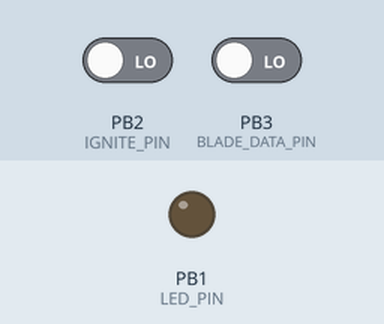
A sketch run on a simulated ATtiny85, built with avr-gcc and run on an emulated ATtiny85. Shown: output pins drawn as LEDs (lit = HIGH). The inputs (shaded band) are chosen by the test bench; at power-on: PB2 (IGNITE_PIN) LOW, PB3 (BLADE_DATA_PIN) LOW.

Above: at 4.2 s.
4.3 s: PB2 (IGNITE_PIN) driven HIGH
At 4.55 s:
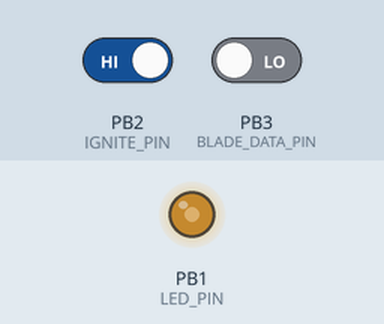
7.3 s: PB3 (BLADE_DATA_PIN) driven HIGH
9.1 s: PB3 (BLADE_DATA_PIN) driven LOW
At 12.0 s:
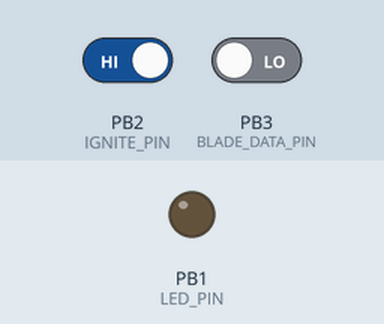
12.1 s: PB2 (IGNITE_PIN) driven LOW
At 13.2 s:
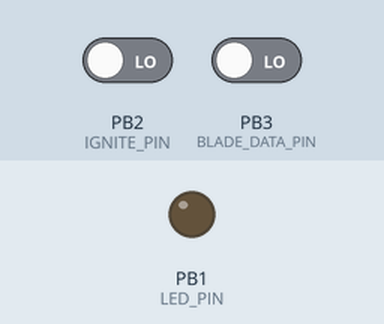
Timing chart, 0 to 14.6 s (numbered marks = the images above; inputs shaded):
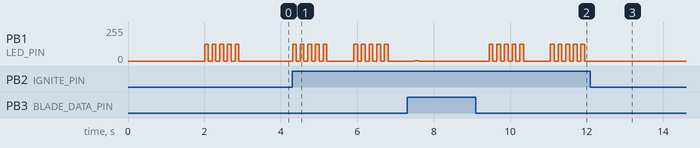

Measured:
- after the input at 4.3 s, PB1 (LED_PIN): goes 4 × (127/255 0.10 s, 0/255 0.10 s), 127/255 0.10 s, 0/255 0.70 s, 4 × (127/255 0.10 s, 0/255 0.10 s), 127/255 0.10 s, then 0/255, starting at once
- after the input at 9.1 s, PB1 (LED_PIN): goes 4 × (127/255 0.10 s, 0/255 0.10 s), 127/255 0.10 s, 0/255 0.70 s, 4 × (127/255 0.10 s, 0/255 0.10 s), 127/255 0.10 s, then 0/255, starting after 0.35 s
- after the input at 12.1 s, PB1 (LED_PIN): stops changing and stays 0/255

The sketch:

Lightsaber-Hilt-Logic-Board.ino
```cpp
//
// NOTE: burn bootloader first when setting/changing the internal clock frequency
//
//
// LED is on pin 1
// PWMing on pin 1 with analogWrite() is possible, but calls to delay(), micros(), and millis() must be avoided
// as the timer used for those functions is also used for pin 1 PWMs
//
// delay_x() is the same as delay(), but uses the delayMicroseconds() function, which does not use a timer, but
// rather uses processor clock ticks.
//
// delay_x() is probably not as precise as delay(), but it is good enough for our purposes
//

#define LED_PIN 1
#define IGNITE_PIN 2
#define BLADE_DATA_PIN 3

#define SIG_PREAMBLE_DLY      17    // ms
#define SIG_SHORT             1200  // uS
#define SIG_LONG              2400  // uS
#define SIG_ACTIVE            LOW
#define SIG_IDLE              HIGH

#define SIG_COLOR_WHITE       0x00  // these are savi lightsaber/kyber crystal color table colors
#define SIG_COLOR_RED         0x01
#define SIG_COLOR_ORANGE      0x02  // orange color seen in hilt, but unsupported by blade; produces yellow
#define SIG_COLOR_YELLOW      0x03
#define SIG_COLOR_GREEN       0x04
#define SIG_COLOR_TEAL        0x05  // teal color seen in hilt, but unsupported by blade; produces blue
#define SIG_COLOR_BLUE        0x06
#define SIG_COLOR_PURPLE      0x07
#define SIG_COLOR_DARK_PURPLE 0x08  // would expect white; could be an error in code on the blade microcontroller
                                    // 0x09-0x0F repeat this color pattern, no need to include them here

#define SIG_CMD_0             0x00  // ?? seems to do nothing
#define SIG_CMD_0_LEGACY      0x10
#define SIG_CMD_ON            0x20  // ignite, 2nd nibble is color, uses savi saber color table
#define SIG_CMD_ON_LEGACY     0x30  // ignite, 2nd nibble is color, uses legacy saber color table
#define SIG_CMD_OFF           0x40  // ignores color; animates current color to off
#define SIG_CMD_OFF_LEGACY    0x50
#define SIG_CMD_REDFLICKER_1  0x60  // color nibble affects brightness; nearly off to mid brightness
#define SIG_CMD_REDFLICKER_2  0x70  // color nibble affects brightness; mid brightness to full brightness
#define SIG_CMD_4             0x80  // turns blade off; may have another purpose
#define SIG_CMD_4_LEGACY      0x90
#define SIG_CMD_COLOR         0xA0  // color nibble uses savi lightsaber/kyber crystal color table
#define SIG_CMD_COLOR_LEGACY  0xB0  // color nibble uses legacy lightsaber color table
#define SIG_CMD_FLASH         0xC0  // ignores color; animates burst with current color
#define SIG_CMD_FLASH_LEGACY  0xD0  // ignores color; animates burst with current color
#define SIG_CMD_7             0xE0  // turns blade off; may have another purpose
#define SIG_CMD_7_LEGACY      0xF0

unsigned int blade_sig[16];
uint8_t blade_colors[] = { SIG_COLOR_WHITE, SIG_COLOR_RED, SIG_COLOR_YELLOW, SIG_COLOR_GREEN, SIG_COLOR_BLUE, SIG_COLOR_PURPLE, SIG_COLOR_DARK_PURPLE };
uint8_t blade_colors_len = sizeof(blade_colors) / sizeof(blade_colors[0]);
uint8_t blade_color = 0;

// convert a byte value to an array of short/long pairs used transmit 8 bits (1 bit per pair) to the blade
// byte is being sent (based on the order in which this array is constructed) as most significant bit (MSB) first
//
// for each pair:
//    first value (even numbered) will set the data line SIG_IDLE and wait for however many uS is specified by the value
//    second value (odd numbered) will set the data line SIG_ACTIVE and wait for hwoever many uS is specified by the value
//
// bit values:
//    SHORT IDLE, LONG ACTIVE = 0
//    LONG IDLE, SHORT ACTIVE = 1
//
//    note: interpretation of bit values is subjective. you could reverse the above and, as long as
//          the byte values you transmit match that pattern, it'd work fine.
//          the bit values chosen above are based on aligning the RFID TAG values and their associated
//          colors to the colors generated by the blade
//
void blade_byte_to_signal(uint8_t val, unsigned int sig[]) {
  for(uint8_t i=0;i<8;i++) {
    if ((val >> 7-i) & 1) {
      sig[(2*i)] = SIG_LONG;
      sig[(2*i)+1] = SIG_SHORT;
    } else {
      sig[(2*i)] = SIG_SHORT;
      sig[(2*i)+1] = SIG_LONG;
    }
  }
}

// sends a signal to the blade that a command is about to be sent
// this function should ONLY be called from within blade_send_sig()
void blade_send_preamble() {
  digitalWrite(BLADE_DATA_PIN, SIG_ACTIVE);
  delay_x(SIG_PREAMBLE_DLY);
  digitalWrite(BLADE_DATA_PIN, SIG_IDLE);
  delay_x(SIG_PREAMBLE_DLY);
  digitalWrite(BLADE_DATA_PIN, SIG_ACTIVE);
  delay_x(SIG_PREAMBLE_DLY);
  digitalWrite(BLADE_DATA_PIN, SIG_IDLE);
}

// send signal to blade by alternating blade data pin state between high and low
// for periods of time specified in the sig[] array is set by byte_to_signal()
void blade_send_sig(uint8_t cmd) {
  uint8_t i;

  // set blade data pin to OUTPUT mode
  pinMode(BLADE_DATA_PIN, OUTPUT);

  // construct command
  blade_byte_to_signal(cmd, blade_sig);

  // send preamble
  blade_send_preamble();

  // send command
  for(i=0;i<8;i++){
    digitalWrite(BLADE_DATA_PIN, SIG_IDLE);
    delayMicroseconds(blade_sig[(2*i)]);
    digitalWrite(BLADE_DATA_PIN, SIG_ACTIVE);
    delayMicroseconds(blade_sig[(2*i)+1]);
  }
  digitalWrite(BLADE_DATA_PIN, SIG_IDLE);
}

// a set of states that the blade can be in
enum blade_states {
  BLADE_UNPLUGGED,
  BLADE_OFF,
  BLADE_ON
};
enum blade_states blade_state = BLADE_UNPLUGGED;

// a set of variable that control the LED
bool led_on = false;
uint8_t led_level = 0;
int8_t led_level_step = 5;
int16_t led_off_count = 300;  // roughly <num of seconds until auto-shutoff> * 10

// an alternative to delay() which does not utilize the ATTiny85's timer
// this is needed because the LED is on pin 1 and pin 1's PWM timer is also used by delay()
void delay_x(uint16_t delay) {
  for(uint16_t i=0;i<delay;i++) {
    delayMicroseconds(1000);
  }
}

// handle the 'animation' effect of the LED when it's on
void led_handler() {

  // don't do anything if the LED is off
  if (led_on != true) {
    return;
  }

  // after <led_off_count> executions of this function, signal auto-shutoff the LED
  if (led_off_count > 0) {
    led_off_count--;
  }

  // create a breathing effect by changing the direction of step
  if ( uint8_t(led_level + led_level_step) > 127) {
    led_level_step *= -1;

    // if we've just finished fading out and are about to fade in, but led_off_count is at zero,
    // disable the LED
    if (led_level_step > 0 && led_off_count < 1) {
      enable_led(false);
      return;
    }
  }
  led_level = led_level + led_level_step;

  analogWrite(LED_PIN, led_level);
}

// enable or disable the LED depending on boolean value passed to function
void enable_led(bool state) {
  if (state == true && led_on == false) {
    led_level = 0;
    led_level_step = 3;
    led_off_count = 300;
    led_on = true;
  } else if (state == false && led_on == true) {
    digitalWrite(LED_PIN, LOW);
    led_on = false;
  }
}

// determine if switch is on or off
bool switch_is_on() {
  if (digitalRead(IGNITE_PIN) == HIGH) {
    return true;
  }
  return false;
}

// determine if blade is present
bool blade_is_present() {
  pinMode(BLADE_DATA_PIN, INPUT);
  if (digitalRead(BLADE_DATA_PIN) == HIGH) {
    return true;
  } else {
    return false;
  }
}

// executes when the MCU first receives power.
// this will happen when a crystal is being inserted
void power_on_sequence() {
  for(uint8_t i=0;i<5;i++) {
    analogWrite(LED_PIN, 127);
    delay_x(100);
    digitalWrite(LED_PIN, LOW);
    delay_x(100);
  }
}

// are you ready?
void setup() {

  // the "on" switch is the switch normally used to detect that a crystal has been inserted.
  // there will be people who fidget with it and have trouble getting the silly thing in
  // this delay allows for a few false power-ups before starting
  delay_x(2000);

  pinMode(LED_PIN, OUTPUT);
  pinMode(IGNITE_PIN, INPUT);
  blade_state = BLADE_UNPLUGGED;
  power_on_sequence();
}

// merry-go-round
void loop() {

  // get state of saber
  bool blade_plugged_in = blade_is_present();
  bool switch_on = switch_is_on();

  // state machine
  switch (blade_state) {

    // blade is currently not present
    case BLADE_UNPLUGGED:

      // blade has been plugged in
      if (blade_plugged_in) {
        blade_state = BLADE_OFF;
        enable_led(true);

      // a friendly reminder that the blade is not plugged in
      } else if (switch_on) {
        power_on_sequence();
        delay_x(500);
      }
      break;

    // blade is present, but currently off
    case BLADE_OFF:

      // blade has been unplugged
      if (!blade_plugged_in) {
        blade_state = BLADE_UNPLUGGED;
        enable_led(false);

      // blade has been switched on
      } else if (switch_on) {
        enable_led(false);

        // send signal to ignite the blade
        blade_send_sig( SIG_CMD_ON | blade_colors[blade_color] );
        delay_x(1000);

        blade_state = BLADE_ON;
      }
      break;

    // blade is on
    case BLADE_ON:

      // blade has been unplugged, turn everything off
      if (!blade_plugged_in) {
        blade_state = BLADE_UNPLUGGED;
        enable_led(false);

      // blade has been switched off
      } else if (!switch_on) {

        // send the turn off signal
        blade_send_sig(SIG_CMD_OFF);
        delay_x(1000);
        enable_led(true);

        // set the blade color for the next time it turns on
        if (++blade_color >= blade_colors_len) {
          blade_color = 0;
        }

        blade_state = BLADE_OFF;

      // blade is still on, so keep sending it the appropriate color signal
      } else {
        blade_send_sig( SIG_CMD_COLOR | blade_colors[blade_color] );
        delay_x(100);
      }
      break;
  }

  led_handler();
  delay_x(100);
}
// broken down
```
